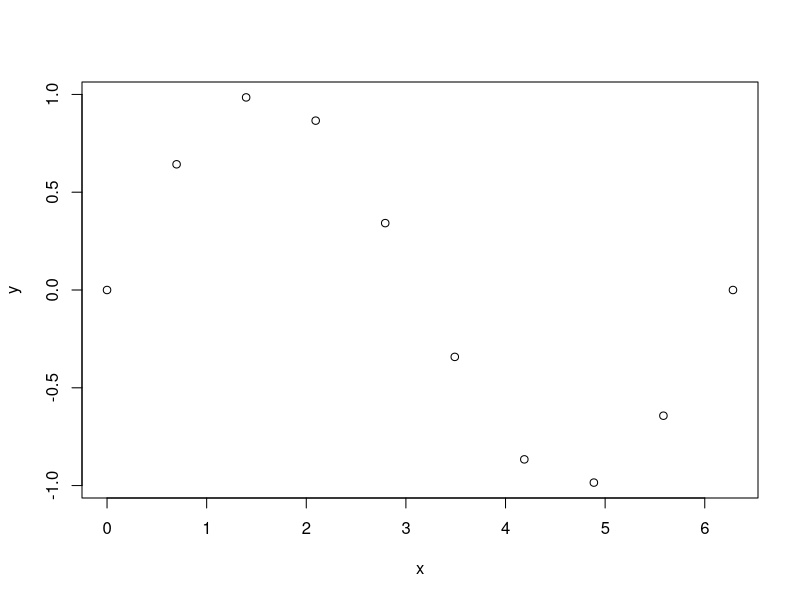
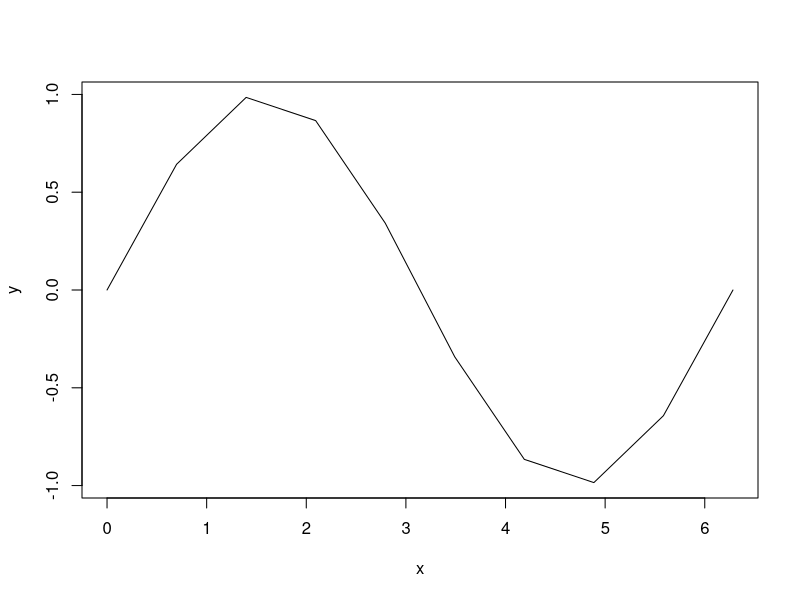
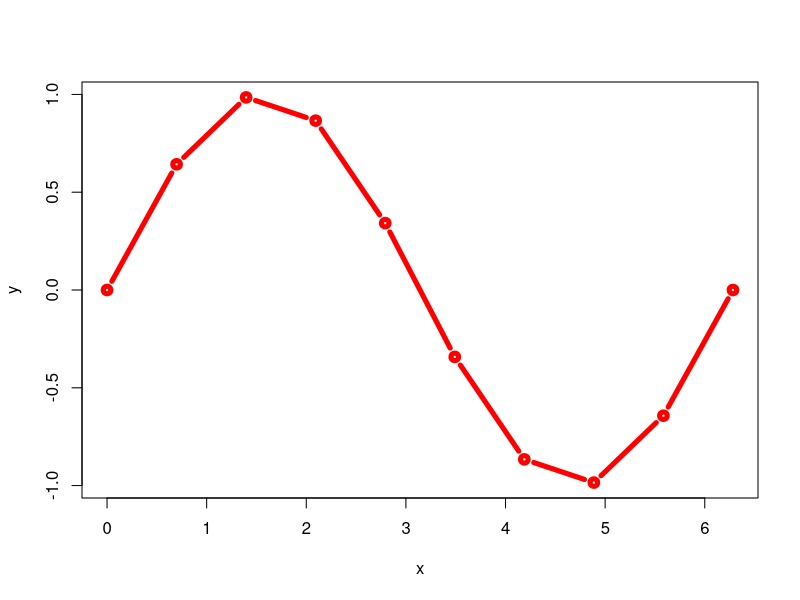
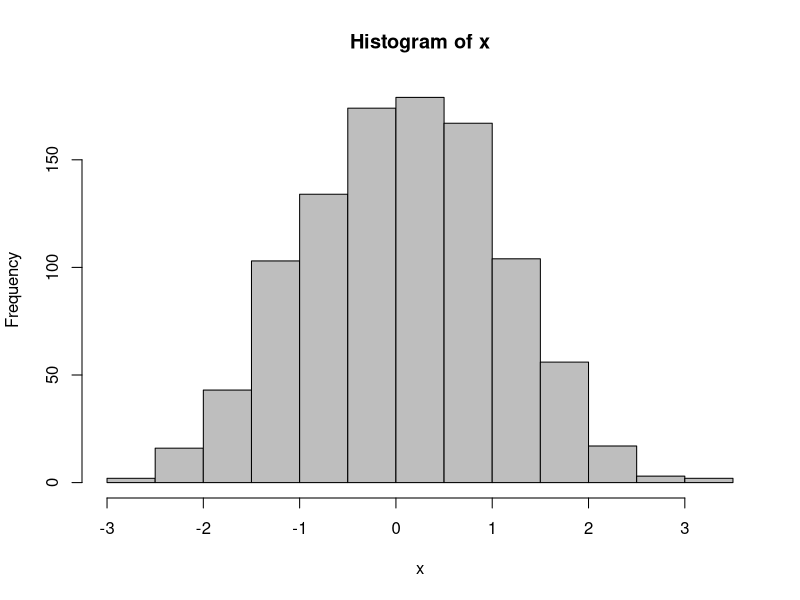
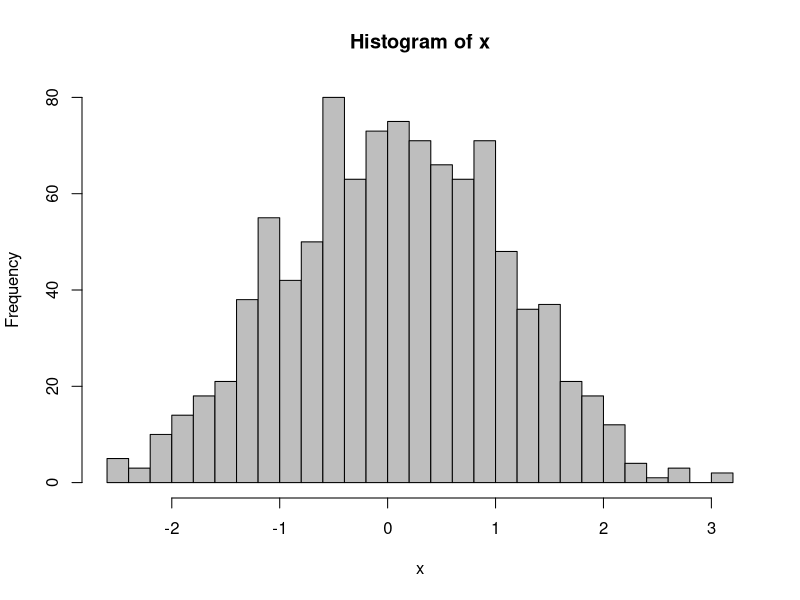
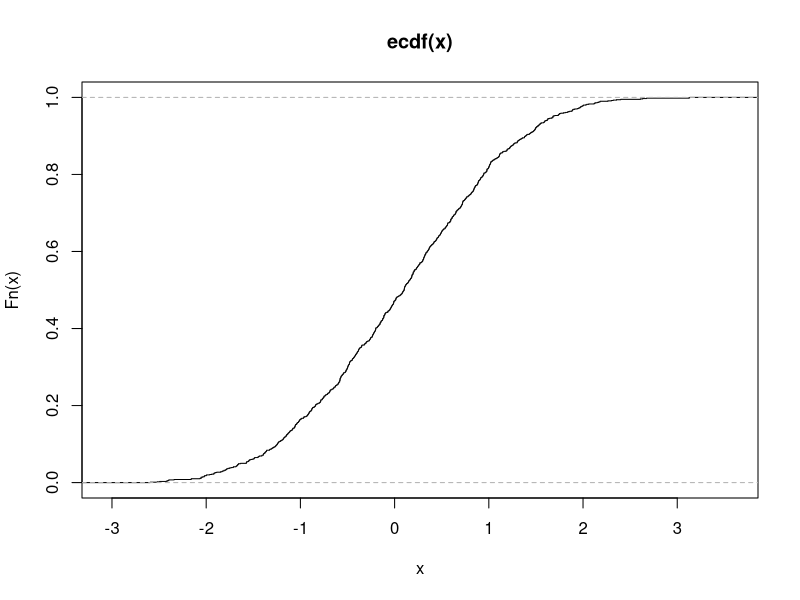

Write R code to recreate these figures, in order. (Note: this script raises an error after producing the figures.)
## Tutorial on R, the programming language for data analysis.
## author: Ruda Zhang <rzhang@samsi.info>
## date: 2020-02-24

## Get help, you'll need this very often.
## If you are in an R console, this prints the help info;
## If you are in an IDE like RStudio, it shows in a separate window.
?help

## Operator ------------------------------
## Numerical operations
## arithmetics
3 + 2
3 - 2
3 * 2
3 / 2
## power
3 ^ 2
## Special operations in the form of `%.%`
## modulo
5 %% 3
## integer division
5 %/% 3

## Comparisons
3 > 2
3 >= 2
3 < 2
3 <= 2
3 == 2
3 != 2

## Logical connectives
## AND
TRUE & FALSE
## OR
TRUE | FALSE
## NOT
!TRUE


## Object ------------------------------
## "Everything that exists is an object."
## pre-defined objects
pi
letters
LETTERS
month.name
month.abb
## Assignment creates new objects.
x <- 1
## In an interactive session, an object by itself implicitly calls `print()`.
x
print(x)
## Enclose an expression with parentheses to return visibly.
(x <- 1)
print(x <- 1)


## Function ------------------------------
## "Everything that happens is a function call."
## To call a function, type function name and parentheses.
getwd()
## Call help() or ? with an object name to search for help info.
help("getwd")
?getwd
## You may provide an argument to functions.
exp(1)
## Or provide a comma-separated list of arguments.
sum(1, 2)
## Some functions have an indefinite number of arguments.
sum(1, 2, 3, 4, 5, 6, 7, 8, 9, 10)
## Arguments are specified eith by position or by argument name.
## For functions with many arguments, use argument name for clarity.
print(pi, digits = 10)
## You don't have to provide arguments with default values.

## Functions are objects too.
c
## To define a function object, provide argument names and a function body.
function(x) x^2
## Call this function object as usual.
(function(x) x^2)(3)
## You can provide default values to an argument.
(function(x = 3) x^2)()
## To use the function later, assign it a name.
square <- function(x) x^2
square
square(3)
## In a compound statement, value of the the last expression is returned.
## Or you can explicitly call `return()`,
## especially when you want to exit before the end of function body.
square <- function(x) {
    y <- x^2
    return(y)
}
square(3)


## More on objects ------------------------------
## An object has three properties (metadata), besides its components.
## length
length(letters)
## type
typeof(letters)
## attributes: name, class, etc.
attributes(iris)
names(iris)
class(iris)
## Many attributes have a replacement form
## to simulates modification of mutable objects.
## So you can change them like this:
(x <- tolower(names(iris)))
names(iris) <- x
names(iris)
## To get an overview of an object:
str(iris)
## To view the first few elements of an object:
head(iris)

## Atomic vectors (of length one)
## NULL
NULL
## logical
TRUE
FALSE
NA
## integer
1L
## real (double)
1
Inf
NaN
## complex
1i
## character
"apple"
## Check the atomic type of a vector
typeof(1)
typeof(1L)

## Atomic vectors of multiple elements
## 'c' is for concatenation.
c(1, 2, 3, 4)
## This is a (partially) named atomic vector.
c(1, 2, apple = 3, 4)
## integer sequence
1:4
seq(from = 1, to = 4)

## Recursive vector: list
## A list is a collection of (any type of) vectors.
## This is a named list of atomic vectors.
(l <- list(a = 1L, b = pi, c= "e"))
## This is a list of a list and a integer vector.
list(l, seq(3))

## Subsetting a vector: brackets
y <- c(1, 2, 3, 4)
## a subset consisting of the first element only
y[1]
## all elements but the first
y[-1]
## the first and the fourth elements
y[c(1, 4)]
## exclude the two elements
y[-c(1, 4)]

## Access an element
## access by index: double bracket
l[[1]]
## access by name: double bracket
l[["a"]]
## access by name: dollar sign
l$a
## Sub-assignment: assign to specific element/subset
l$a <- 4
l
l[1:2] <- c(-1, 1)
l

## Class ------------------------------
## Classes are used to define new data types.

## Matrix
A <- matrix(c(2, 3, 1, 5), nrow = 2)
A
typeof(A)
class(A)
## Subsetting a matrix
## first row, first colum
A[1, 1]
## first colum
A[, 1]
## first row
A[1, ]
## Linear algebra
## 't' is for transpose
t(A)
## matrix addition is vector addtion
(B <- matrix(c(2, 2, 3, 5), nrow = 2))
A + B
## matrix multiplication
A %*% B
### compare with elementwise/vector multiplication
A * B
## solve a system of linear equations: Ax = b
(A <- matrix(c(2, 1, 1, 5), nrow = 2))
(b <- c(1, 2))
solve(A, b)
## Cholesky decomposition
(R <- chol(A))
## Triangular solvers are faster.
backsolve(R, backsolve(R, b, transpose = TRUE))

## Data frame
## "data.frame" is a named list of equal-length vectors,
## which is an elegant way of organizing related data.
df <- data.frame(char = letters[1:3], number = 1:3)
df
class(df)
df$char
df$number

## Package ------------------------------
## Packages provide functions and data that extend the base R environment.
## Install packages from the CRAN repository
install.packages(c("data.table", "purrr"))
## Load packages
library(data.table)
library(purrr)

## access exported objects in a package: double colon
## In an interactive R session, you don't need to specify the package name
## once you've loaded the package by `library()`.
DT <- data.table::as.data.table(iris)
## data.table is a derived class of data.frame
class(DT)
## It has a nice `print()` method
DT
## And a much richer functionality
DT[, .N, keyby = .(species)]

## `purrr` provides pure functional programming in R.
purrr::map(seq(3), square)


## Statistics ------------------------------
## Sampling
## Uniform distribution
runif(5)
## Normal distribution
rnorm(5)
## Exponential distribution
rexp(5)

## Seed determines the initial state of a random number generator.
set.seed(42)
runif(1)
runif(1)
set.seed(42)
runif(1)

## Probability density function
dnorm(0)
## Cumulative distribution function
pnorm(0)
## Quantile function
qnorm(0.5)

## Statistical functions
x <- rnorm(1000)
summary(x)
mean(x)
median(x)
sd(x)

## Plot ------------------------------
## data.table is useful for related data sets.
(DT <- data.table(x = seq(0, 2 * pi, length.out = 10)))
## create a new column
DT[, y := sin(x)]
DT
## basic plot
## points
DT[, plot(x, y)]
## line
DT[, plot(x, y, type = "l")]
## line and points; color; line width.
DT[, plot(x, y, type = "b", col = "red", lwd = 5)]

x <- rnorm(1000)
## histogram
hist(x, col = "gray")
hist(x, breaks = 30, col = "gray")
## empirical cumulative distribution function
plot.ecdf(x, pch = "")


## Statements ------------------------------

## Line comments start with a pound sign `#` (or more)
# You can start a line with comments.
x <- 1 # Or append to any other line.

## Simple statement (any line you've seen so far.)
## If necessary, multiple statements can be written on the same line, separated by semicolon `;`.
x <- 1; print(x)

## Compound statement: statements grouped inside curly brackets `{}`.
## Compound statements are used in function definition,
## and usually in conditional statements and loopos.
{
    x <- 1
    y <- 2
    x + y
}

## Conditional statement
if (x > 0) {
    1
} else {
    -1
}
## if ... else ... statements can be combined.
if (x > 0) {
    1
} else if (x == 0) {
    0
} else {
    -1
}
## choose from a list of alternatives
x <- "a"
switch(x, a = "apple", b = "banana", c = "cherry", "unknown")

## Loop
## for loop
for (i in seq(3)) {
    print(i)
}
## while loop
i <- 3
while (i > 0) {
    print(i)
    i <- i - 1
}

## Functions as preferable alternatives to conditionals and loops.
## elementwise conditional
x <- -1:1
ifelse(x > 0, TRUE, FALSE)
## loop over a vector: return an atomic vector of known type
vapply(1:3, square, double(1))
## loop over a vector: return a list
lapply(1:3, square)
## loop over a vector for side effects
purrr::walk(1:3, print)


## Import/Export Data ------------------------------
Orange
tree <- Orange$tree
age <- Orange$age
circ <- Orange$circumference
## save multiple objects to a ".rds" file.
saveRDS(tree, file = "tree.rds")
## save multiple objects to a ".RData" file.
save(tree, age, circ, file = "mydata.RData")
# write a data.frame to a ".csv" file.
write.csv(Orange, file = "mydata.csv")
# load the csv file again
df <- read.csv("mydata.csv")
